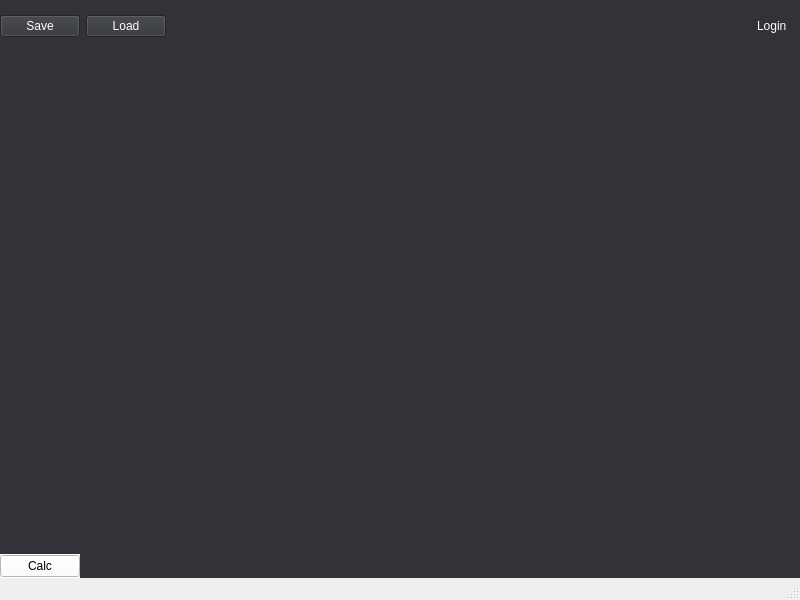
<?xml version="1.0" encoding="UTF-8"?>
<ui version="4.0">
 <class>CMainWindow</class>
 <widget class="QMainWindow" name="CMainWindow">
  <property name="geometry">
   <rect>
    <x>0</x>
    <y>0</y>
    <width>800</width>
    <height>600</height>
   </rect>
  </property>
  <property name="sizePolicy">
   <sizepolicy hsizetype="Minimum" vsizetype="Minimum">
    <horstretch>0</horstretch>
    <verstretch>0</verstretch>
   </sizepolicy>
  </property>
  <property name="windowTitle">
   <string>CMainWindow</string>
  </property>
  <widget class="QWidget" name="centralwidget">
   <property name="styleSheet">
    <string notr="true">background: rgb(49, 51, 56)</string>
   </property>
   <layout class="QVBoxLayout" name="verticalLayout">
    <property name="spacing">
     <number>0</number>
    </property>
    <property name="leftMargin">
     <number>0</number>
    </property>
    <property name="topMargin">
     <number>0</number>
    </property>
    <property name="rightMargin">
     <number>0</number>
    </property>
    <property name="bottomMargin">
     <number>0</number>
    </property>
    <item>
     <widget class="QWidget" name="widget_6" native="true">
      <property name="sizePolicy">
       <sizepolicy hsizetype="Expanding" vsizetype="Maximum">
        <horstretch>0</horstretch>
        <verstretch>0</verstretch>
       </sizepolicy>
      </property>
      <property name="minimumSize">
       <size>
        <width>0</width>
        <height>15</height>
       </size>
      </property>
     </widget>
    </item>
    <item>
     <widget class="QWidget" name="widget_2" native="true">
      <property name="sizePolicy">
       <sizepolicy hsizetype="Preferred" vsizetype="Maximum">
        <horstretch>0</horstretch>
        <verstretch>0</verstretch>
       </sizepolicy>
      </property>
      <layout class="QHBoxLayout" name="horizontalLayout_3">
       <property name="leftMargin">
        <number>0</number>
       </property>
       <property name="topMargin">
        <number>0</number>
       </property>
       <property name="rightMargin">
        <number>0</number>
       </property>
       <property name="bottomMargin">
        <number>0</number>
       </property>
       <item>
        <widget class="QPushButton" name="btn_save">
         <property name="styleSheet">
          <string notr="true">color: rgb(255, 255, 255);</string>
         </property>
         <property name="text">
          <string>Save</string>
         </property>
        </widget>
       </item>
       <item>
        <widget class="QPushButton" name="btn_load">
         <property name="styleSheet">
          <string notr="true">color: rgb(255, 255, 255);</string>
         </property>
         <property name="text">
          <string>Load</string>
         </property>
        </widget>
       </item>
       <item>
        <spacer name="horizontalSpacer">
         <property name="orientation">
          <enum>Qt::Horizontal</enum>
         </property>
         <property name="sizeHint" stdset="0">
          <size>
           <width>40</width>
           <height>20</height>
          </size>
         </property>
        </spacer>
       </item>
       <item>
        <widget class="QLabel" name="lbl_login">
         <property name="styleSheet">
          <string notr="true">color: rgb(255, 255, 255)</string>
         </property>
         <property name="text">
          <string>Login</string>
         </property>
        </widget>
       </item>
       <item>
        <widget class="QLabel" name="edit_login">
         <property name="styleSheet">
          <string notr="true">color: rgb(255, 255, 255)</string>
         </property>
         <property name="text">
          <string/>
         </property>
        </widget>
       </item>
      </layout>
     </widget>
    </item>
    <item>
     <widget class="QWidget" name="widget" native="true">
      <layout class="QHBoxLayout" name="horizontalLayout">
       <property name="spacing">
        <number>0</number>
       </property>
       <property name="leftMargin">
        <number>0</number>
       </property>
       <property name="topMargin">
        <number>0</number>
       </property>
       <property name="rightMargin">
        <number>0</number>
       </property>
       <property name="bottomMargin">
        <number>0</number>
       </property>
       <item>
        <widget class="QWidget" name="widget_params" native="true">
         <property name="sizePolicy">
          <sizepolicy hsizetype="Maximum" vsizetype="Preferred">
           <horstretch>0</horstretch>
           <verstretch>0</verstretch>
          </sizepolicy>
         </property>
         <layout class="QVBoxLayout" name="verticalLayout_2">
          <property name="spacing">
           <number>0</number>
          </property>
          <property name="leftMargin">
           <number>0</number>
          </property>
          <property name="topMargin">
           <number>0</number>
          </property>
          <property name="rightMargin">
           <number>0</number>
          </property>
          <property name="bottomMargin">
           <number>0</number>
          </property>
          <item>
           <widget class="CParametrs" name="params" native="true">
            <property name="sizePolicy">
             <sizepolicy hsizetype="Maximum" vsizetype="Preferred">
              <horstretch>0</horstretch>
              <verstretch>0</verstretch>
             </sizepolicy>
            </property>
            <property name="styleSheet">
             <string notr="true">background:rgb(255, 255, 255)</string>
            </property>
           </widget>
          </item>
          <item>
           <widget class="QWidget" name="widget_btnParams" native="true">
            <property name="sizePolicy">
             <sizepolicy hsizetype="Minimum" vsizetype="Preferred">
              <horstretch>0</horstretch>
              <verstretch>0</verstretch>
             </sizepolicy>
            </property>
            <property name="maximumSize">
             <size>
              <width>16777215</width>
              <height>24</height>
             </size>
            </property>
            <property name="styleSheet">
             <string notr="true"> background:rgb(255, 255, 255)</string>
            </property>
            <layout class="QHBoxLayout" name="horizontalLayout_2">
             <property name="spacing">
              <number>0</number>
             </property>
             <property name="leftMargin">
              <number>0</number>
             </property>
             <property name="topMargin">
              <number>0</number>
             </property>
             <property name="rightMargin">
              <number>0</number>
             </property>
             <property name="bottomMargin">
              <number>0</number>
             </property>
             <item>
              <widget class="QPushButton" name="btn_calc">
               <property name="sizePolicy">
                <sizepolicy hsizetype="Minimum" vsizetype="Fixed">
                 <horstretch>0</horstretch>
                 <verstretch>0</verstretch>
                </sizepolicy>
               </property>
               <property name="text">
                <string>Calc</string>
               </property>
               <property name="flat">
                <bool>false</bool>
               </property>
              </widget>
             </item>
            </layout>
           </widget>
          </item>
         </layout>
        </widget>
       </item>
       <item>
        <widget class="QWidget" name="widget_imageScene" native="true">
         <layout class="QGridLayout" name="gridLayout">
          <item row="0" column="1">
           <widget class="CImageScene" name="imageScene" native="true"/>
          </item>
         </layout>
        </widget>
       </item>
       <item>
        <widget class="CRecognizeObjects" name="widget_objects" native="true">
         <property name="sizePolicy">
          <sizepolicy hsizetype="Maximum" vsizetype="Preferred">
           <horstretch>0</horstretch>
           <verstretch>0</verstretch>
          </sizepolicy>
         </property>
        </widget>
       </item>
      </layout>
     </widget>
    </item>
   </layout>
  </widget>
  <widget class="QMenuBar" name="menubar">
   <property name="geometry">
    <rect>
     <x>0</x>
     <y>0</y>
     <width>800</width>
     <height>21</height>
    </rect>
   </property>
  </widget>
  <widget class="QStatusBar" name="statusbar"/>
 </widget>
 <customwidgets>
  <customwidget>
   <class>CParametrs</class>
   <extends>QWidget</extends>
   <header>Parametrs.h</header>
   <container>1</container>
  </customwidget>
  <customwidget>
   <class>CImageScene</class>
   <extends>QWidget</extends>
   <header>ImageScene.h</header>
   <container>1</container>
  </customwidget>
  <customwidget>
   <class>CRecognizeObjects</class>
   <extends>QWidget</extends>
   <header>RecognizeObjects.h</header>
   <container>1</container>
  </customwidget>
 </customwidgets>
 <resources/>
 <connections/>
</ui>
